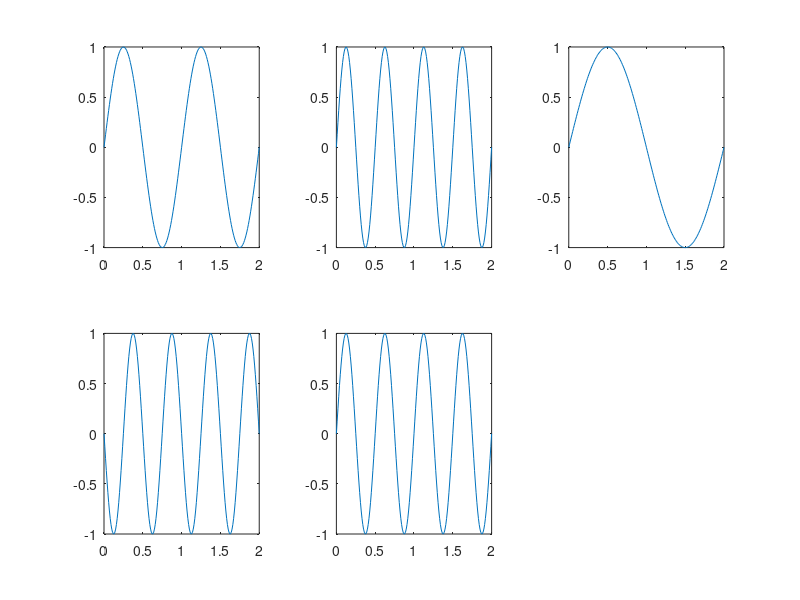

Write the MATLAB code that produced this figure.
% X = [-5:1:5];
% T = 1;
% s = -0.1 + 2*pi*j;
% y = exp(s*T.*X);
% y = real(y);
% plot(X,y)

% T = 40*10^(-3);
% t = 10000*10^(-6);
% X = [0:t:T];
% f = 50;
% y = cos(2*pi.*X*f);
% stem(X,y)

% X = [-10:1:10];
% y_1 = 0.9.^X;
% y_2 = cos((pi/6.0)*X - (pi/3.0));
% y1 = y_1.*y_2;
% plot(X,y1)

% X = [-10:1:10];
% y_1 = 1.1.^X;
% y_2 = cos((pi/6.0)*49*X - (pi/3.0));
% y1 = y_1.*y_2;
% plot(X,y1)

% t = [0:0.001:1];
% phi = 0;
% a = 6;
% A = 60;
% w0 = 20*pi;
% y = A*sin(w0*t + phi).*(exp(-a*t));
% plot(t,y)

% X = [0:0.01:4];
% y1 = sin(2*pi*0.25*X);
% y2 = sin(2*pi*1.25*X);
% plot(X,y1);
% hold on;
% plot(X,y2)

% X = [0:1:50];
% y = cos(2*pi*pi*X);
% plot(X,y)

X = [0:0.01:2];
f = 1;
y1 = sin(2*pi*f*X);
y2 = sin(2*2*pi*f*X);
y3 = sin(2*0.5*pi*f*X);
y4 = -sin(2*2*pi*f*X);
y5 = sin(2*2*pi*f*(X-1));
figure
subplot(2,3,1)
plot(X,y1);
subplot(2,3,2)
plot(X,y2);
subplot(2,3,3)
plot(X,y3);
subplot(2,3,4)
plot(X,y4);
subplot(2,3,5)
plot(X,y5);
